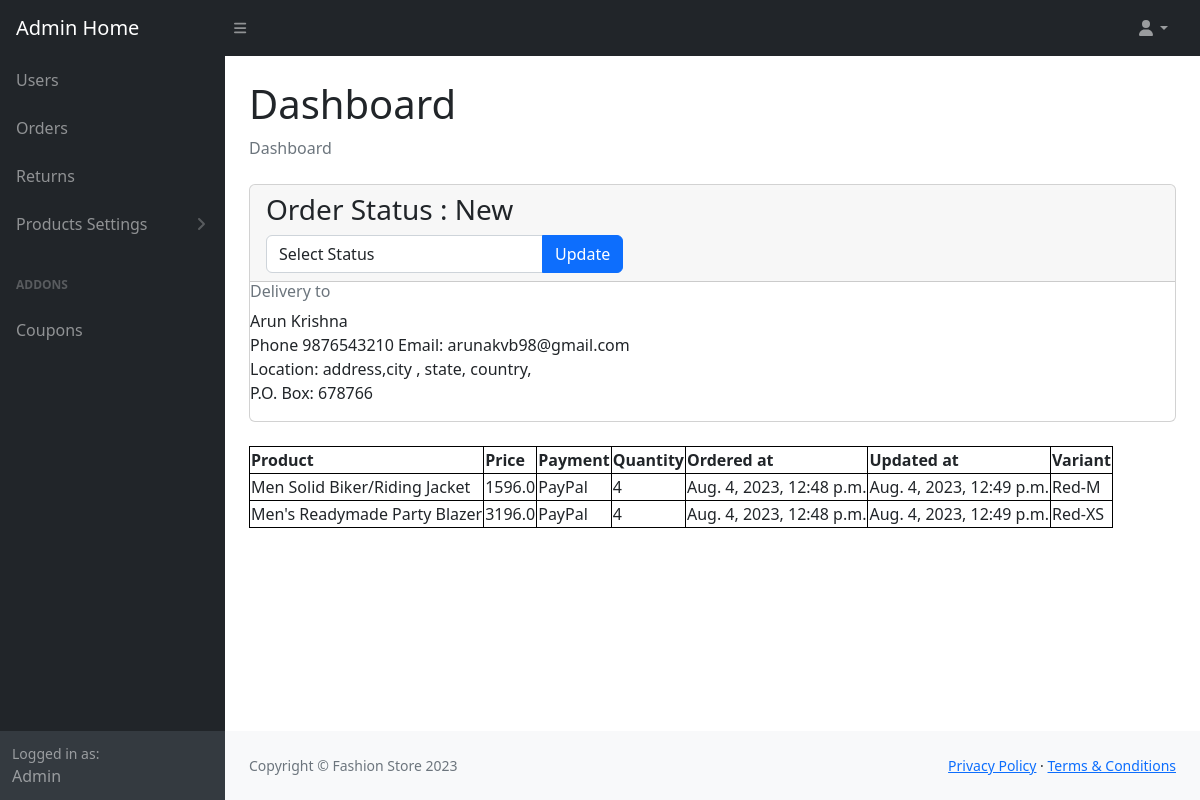
/admin_order_info_view/83/ (signed in), run on the app's committed database.
### store/models.py (models this page shows, shortened)
class Order(models.Model):
	STATUS = (
	('Pending', 'Pending'),
	('New', 'New'),
	('Accepted', 'Accepted'),
	('Completed', 'Completed'),
	('Cancelled', 'Cancelled'),)
	user = models.ForeignKey(User, on_delete=models.SET_NULL, null=True)
	payment = models.ForeignKey(Payment, on_delete=models.SET_NULL, blank=True, null=True)
	order_number = models.CharField(max_length=20)
	first_name = models.CharField(max_length=50)
	last_name = models.CharField(max_length=50)
	phone = models.CharField(max_length=15)
	email = models.EmailField(max_length=50)
	address_line_1 = models.CharField(max_length=50)
	address_line_2 = models.CharField(max_length=50, blank=True)
	country = models.CharField(max_length=50)
	state = models.CharField(max_length=50)
	city= models.CharField(max_length=50)
	pincode = models.CharField(max_length=10)
	order_total = models.FloatField()
	tax = models.FloatField()
	status = models.CharField(max_length=10, choices=STATUS, default='New')
	ip = models.CharField(blank=True, max_length=20)
	is_ordered = models.BooleanField(default=False)
	created_at = models.DateTimeField(auto_now_add=True)
	updated_at = models.DateTimeField(auto_now=True)

class OrderProduct(models.Model):
	user = models.ForeignKey(User, on_delete=models.SET_NULL, null=True)
	product = models.ForeignKey(Products, on_delete=models.SET_NULL, null=True)
	product_price = models.FloatField()
	payment = models.ForeignKey(Payment, on_delete=models.SET_NULL, blank=True, null=True)
	order = models.ForeignKey(Order, on_delete=models.SET_NULL, null=True)
	quantity = models.IntegerField(default=0, null=True, blank=True)
	created_at = models.DateTimeField(auto_now_add=True)
	updated_at = models.DateTimeField(auto_now=True)
	ordered = models.BooleanField(default=False)
	returned = models.BooleanField(default=False)
	color = models.CharField(max_length=50)
	size = models.CharField(max_length=50)

class BaseModel(models.Model):
	uid = models.UUIDField(primary_key=True , editable=False , default=uuid.uuid4)
	created_at = models.DateTimeField(auto_now= True)
	updated_at = models.DateTimeField(auto_now_add= True)
	class Meta:
		abstract = True

class Products(BaseModel):
	product_name = models.CharField(max_length=100)
	slug = models.SlugField(max_length=100,unique=True, null=True, blank=True)
	category = models.ForeignKey(Category, on_delete=models.CASCADE, related_name="products")
	price = models.IntegerField()
	product_description = models.TextField()
	image = models.ImageField(null=True, blank=True)
	is_deleted = models.BooleanField(default=False)
	in_store = models.BooleanField(default=False)

class Payment(models.Model):
	user = models.ForeignKey(User, on_delete=models.CASCADE)
	payment_id = models.CharField(max_length=100)
	order_number = models.CharField(max_length=50)
	payment_method = models.CharField(max_length=100)
	amount_payed = models.CharField(max_length=100)
	status = models.CharField(max_length=100)
	created_at = models.DateTimeField(auto_now_add=True)

### store/views.py (the view)
# urls.py: path('admin_order_info_view/<order>/', views.admin_order_info_view, name='admin_order_info_view'),
@login_required(login_url='admin_login')
def admin_order_info_view(request,order):
    order = Order.objects.get(id=order)
    order_details = OrderProduct.objects.filter(order=order)
    context = {'order_details':order_details,'order':order}
    return render(request, 'admin_main/admin_order_info_view.html',context)

### store/context_processors.py (called while the page is built)
def category_list_processor(request):
    category_list = Category.objects.all()
    return {'category_list': category_list}

def cart_counter(request):
    cart_count = 0
    try:
        if request.user.is_authenticated:
            cart_items = CartItems.objects.all().filter(user=request.user)
        else:
            cart = uCart.objects.filter(cart_id=_cart_id(request))
            cart_items = CartItems.objects.all().filter(cart=cart[:1])
        for cart_item in cart_items:
            cart_count += cart_item.quantity
    except uCart.DoesNotExist:
        cart_count=0
    return dict(cart_count=cart_count)

def wish_counter(request):
    if request.user.is_authenticated:
        wish_items = WishList.objects.filter(user=request.user)
    else:
        guest = Guest.objects.filter(guest_id=_wishlist_id(request)).first()
        if guest:
            wish_items = WishList.objects.filter(guest=guest)
        else:
            wish_items = []
    wish_count = wish_items.count() if wish_items else 0
    return {'wish_count': wish_count}

def notification_counter(request):
    if request.user.is_authenticated:
        notifications = Notification.objects.filter(user=request.user,is_read=False)
        noti_count = notifications.count() if notifications else 0
        return dict(noti_count=noti_count)
    else:
        return dict(noti_count=0)

### store/templates/admin_main/admin_order_info_view.html (shortened to what this page needs)
{%extends 'admin_main/admin_base.html'%}
{%load static%}
{%block body%}
{% if user.is_authenticated and user.is_staff%}
<main>
<div class="container-fluid px-4">
    <h1 class="mt-4">Dashboard</h1>
    <ol class="breadcrumb mb-4">
        <li class="breadcrumb-item active">Dashboard</li>
    </ol>
    <div class="card mb-4">
        <div class="card-header">
        <h3>Order Status : {{order.status}}</h3>
        <div style="width:40%">
            {%if order.status == 'Completed'%}
            <div class="input-group">
                <select  name="status" id="status_1" class="form-control"  required>
                    <option value="Completed" disabled selected>Completed</option>
                </select>
            </div>
            {%elif order.status == 'Cancelled' %}
            <div class="input-group">
                <select  name="status" id="status_2" class="form-control"  required>
                    <option value="Cancelled" disabled selected>Cancelled</option>
                </select>
            </div>
            {%else%}
            <form action="{% url 'order_status_update'%}" method="post">
                <div class="input-group">
                    <select  name="status" id="status" class="form-control"  required>
                        <option value="0" disabled selected>Select Status</option>
                    </select>
                    <input type="submit" class="btn btn-primary" value="Update">
                </div>
            </form>
            {%endif%}
        </div>
        </div>
        <div class="row">
        <div class="col md-4">
           <h6 class="text-muted">Delivery to</h6>
            <p>{{order.first_name}} {{order.last_name}} <br>
            Phone {{order.phone}} Email: {{order.email}} <br>
            Location: {{order.address_line_1}},{{order.city}} , {{order.state}},  {{order.country}}, <br>
            P.O. Box: {{order.pincode}}
            </p>
        </div>
        </div>
    </div>
    <div class="row">
        <div class="col md-8" >
           <table class="table-items">
               <tr>
                   <th>Product</th>
                   <th>Price</th>
                   <th>Payment</th>
                   <th>Quantity</th>
                   <th>Ordered at</th>
                   <th>Updated at</th>
                   <th>Variant</th>
               </tr>
               {%for ord in order_details%}
               <tr>
                   <td>{{ord.product.product_name}}</td>
                   <td>{{ord.product_price}}</td>
                   <td>{{ord.payment.payment_method}}</td>
                   <td>{{ord.quantity}}</td>
                   <td>{{ord.created_at}}</td>
                    <td>{{ord.updated_at}}</td>
                   <td>{{ord.color}}-{{ord.size}}</td>
               </tr>
               {%endfor%}
           </table>
       </div>
    </div>
</div>
</main>
{%endif%}
{%endblock%}

### store/templates/admin_main/admin_order_info_view.html (style rules this page uses)
.table-items, th, td { border: 1px solid black; }

### data on the page
Order: status "New", first_name "Arun", last_name "Krishna", phone "9876543210", email "arunakvb98@gmail.com", address_line_1 "address", city "city", state "state", country "country", pincode "678766"
OrderProduct: product.product_name "Men Solid Biker/Riding Jacket", product_price "1596.0", payment.payment_method "PayPal", quantity "4", created_at "Aug. 4, 2023, 12:48 p.m.", updated_at "Aug. 4, 2023, 12:49 p.m.", color "Red", size "M"
OrderProduct: product.product_name "Men's Readymade Party Blazer", product_price "3196.0", payment.payment_method "PayPal", quantity "4", created_at "Aug. 4, 2023, 12:48 p.m.", updated_at "Aug. 4, 2023, 12:49 p.m.", color "Red", size "XS"
